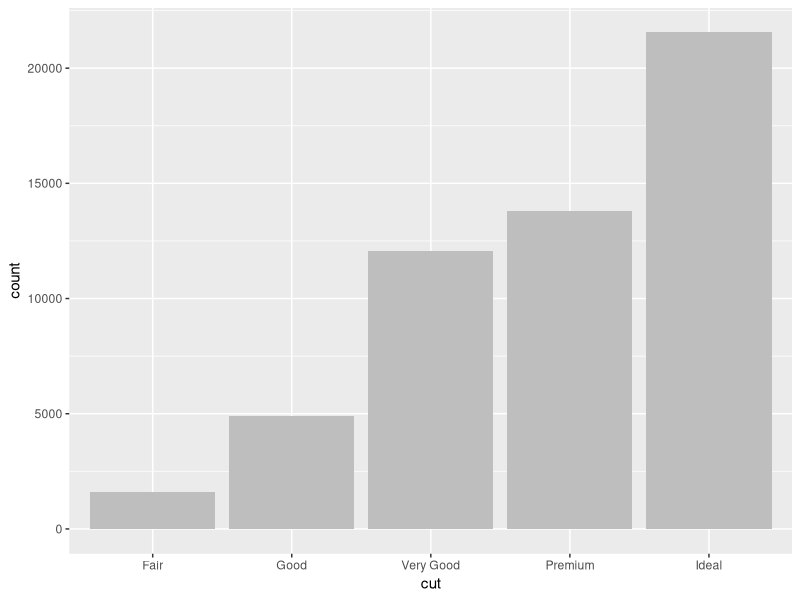
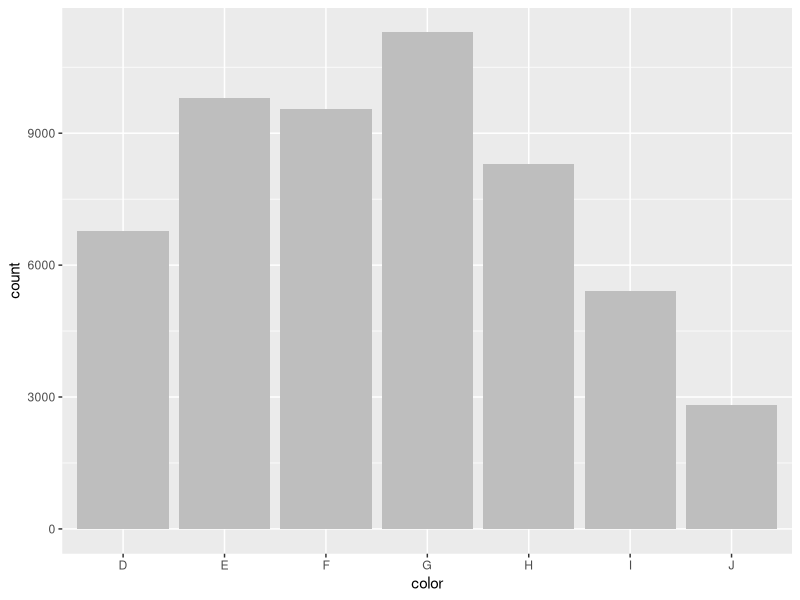
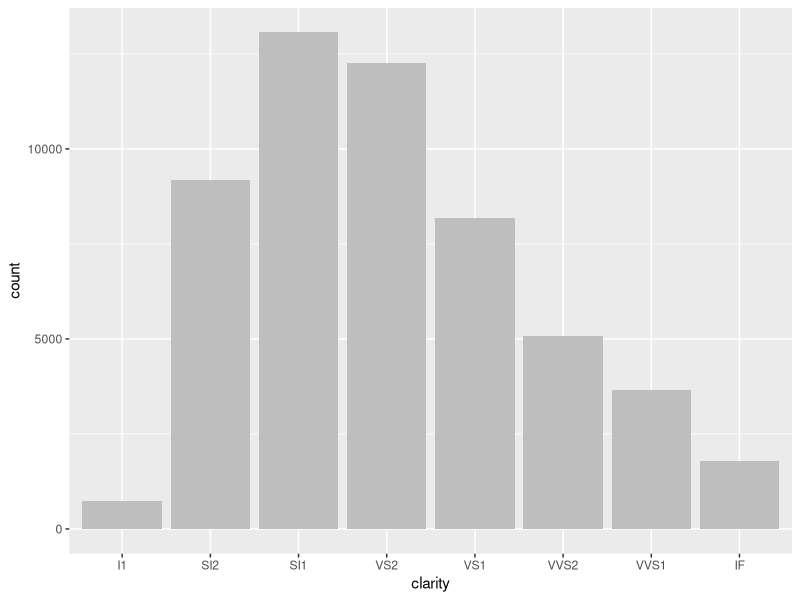
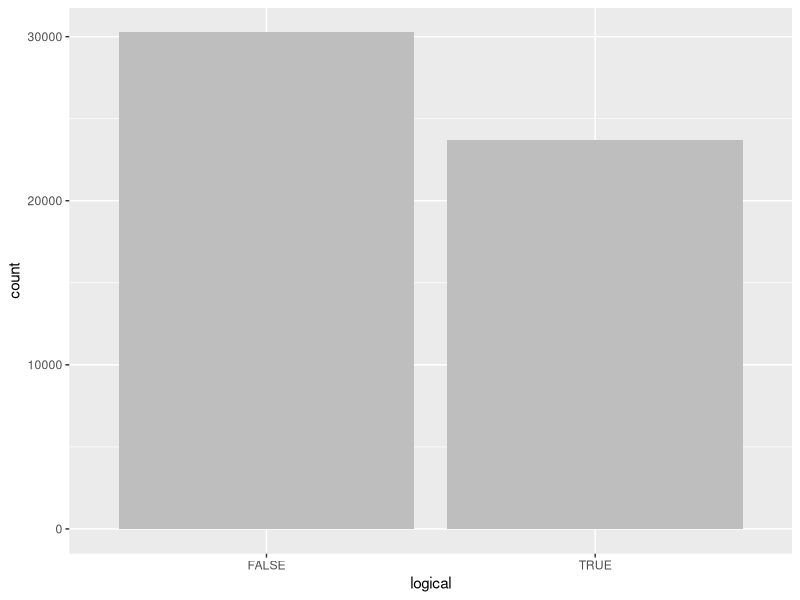

Source code (R) for these figures, in order:
## ---- chunk 1
#Load required packages
require(ggplot2)
require(grid)
require(plyr)
## ---- chunk 2
addLogical <- function(dataFrame){
  #Here we generate a vector of random values between 0 and 1, generating a random value for each row in the user's dataframe
  randVec <- runif(nrow(diamonds),0.0,1.0)
  #We initialize logicVec as an empty vector
  logicVec <- c()
  #The variable pctTrue represents the percentage of TRUE entries in the new logical column of the user's dataframe; we use 0.4375 as per Professor G's posted interpretation of the question
  pctTrue <- 0.4375
  #We loop through each value in randVec so we may assign corresponding values to logicVec
  for(i in 1:length(randVec)){
    #If the value randVec[i] is less than pctTrue, we add a TRUE to logicVec; otherwise, we add a FALSE to logicVec
    if(randVec[i] <= pctTrue){
      logicVec[i] <- TRUE
    }
    else{
      logicVec[i] <- FALSE
    }
  }
  #We initialize the return dataframe and add the logical column
  returnFrame <- data.frame(dataFrame)
  returnFrame$logical <- logicVec
  return(returnFrame)
}

#Tests the function
logFrame <- addLogical(diamonds)
#print(testFrame)

#To quickly test the function and to avoid printing the full dataframe, we may look at the dimensions of the new dataframe to make sure they check out
print(dim(diamonds)[1])
print(dim(diamonds)[2])
print(dim(logFrame)[1])
print(dim(logFrame)[2])
## ---- chunk 3
Extract_Fac <- function(dataFrame){
  #We use the sapply function on dataFrame to isolate only those columns in dataFrame for which 'is.factor' returns 'TRUE'
  facDataFrame <- dataFrame[sapply(dataFrame,is.factor)]
  #We use the sapply function on dataFrame to isolate only those columns in dataFRame for which 'is.logical' returns 'FALSE'
  logDataFrame <- dataFrame[sapply(dataFrame,is.logical)]
  #We merge facDataFrame and logDataFrame so that our returnFrame contains all factor columns and all logical columns
  returnFrame <- data.frame(facDataFrame,logDataFrame)
  return(returnFrame)
}

#Tests the function
testFac = Extract_Fac(logFrame)
#print(logFrame)
#print(testFac)
## ---- chunk 4
Factor_Plot <- function(dataFrame){
  #We first extract all of the factor columns and logical columns from dataFrame
  dataFrame <- Extract_Fac(dataFrame)
  #We initialize facPlots as an empty list
  facPlots <- list()
  #We loop through each of the factor columns and logical columns in dataFrame
  for(i in 1:ncol(dataFrame)){
    #xLabel stores the name of the column to be plotted, so we may avoid calling a function inside our aes call below
    xLabel <- colnames(dataFrame)[i]
    #We call ggplot and geom_bar to produce a bar plot for each factor column and logical column in dataFrame
    #Each such plot is then added to facPlots so that all plots may be returned
    facPlots[[i]] <- ggplot(dataFrame,aes_string(xLabel))+geom_bar(fill="grey")
  }
  return(facPlots)
}

#Tests the function
testPlots <- Factor_Plot(logFrame)
print(testPlots)
## ---- chunk 5
Factor_Table <- function(dataFrame){
  #We first extract all of the factor columns and logical columns from dataFrame
  dataFrame <- Extract_Fac(dataFrame)
  #We initialize facTables as an empty list
  facTables <- list()
  #We loop through each of the factor columns and logical columns in dataFrame
  for(i in 1:ncol(dataFrame)){
    #varName stores the name of the column for which we are taking the next frequency table, so we may avoid calling a function inside our count call below
    varName <- colnames(dataFrame)[i]
    #We use the count function from the plyr package to construct frequency tables for each factor column and logical column in dataFrame
    #The count function returns the frequency tables as dataframes, each of which is stored in facTables so that all tables may be returned 
    facTables[[i]] <- count(dataFrame,varName)
  }
  return(facTables)
}

#Tests the function
testTables <- Factor_Table(logFrame)
print(testTables)
